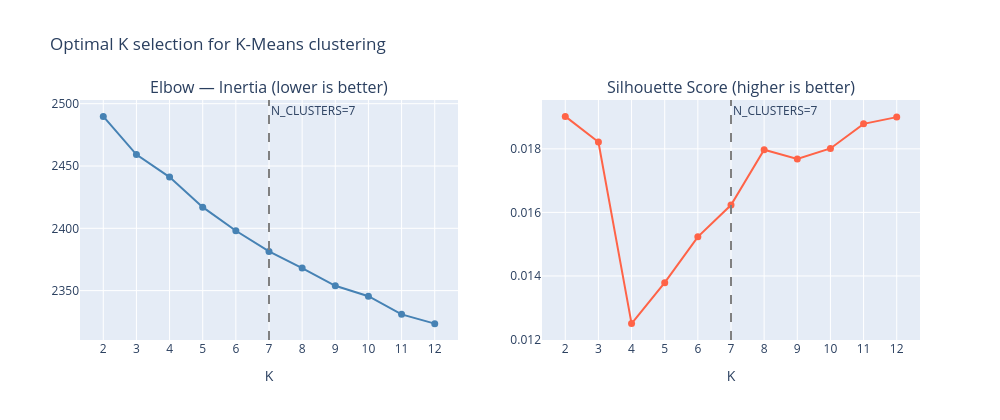

Notebook code for this chart:
### Markdown cell above
## 3.2 Optimal K — Elbow & Silhouette

Before fixing `N_CLUSTERS` we sweep K = 2 … 12 on the L2-normalised vectors and plot two diagnostics:

- **Elbow (inertia)** — within-cluster sum of squares; look for the point where the curve bends and further gains shrink.
- **Silhouette score** — mean similarity of each word to its own cluster vs. the next-best cluster; ranges 0–1, higher is better; pick the peak.

Both charts use the same high-dimensional normalised vectors (not the 2D t-SNE projection) so the K choice is grounded in the actual embedding geometry.

### Code cell
from sklearn.metrics import silhouette_score

K_RANGE = range(2, 13)

vectors_norm_k = normalize(vectors)   # L2-normalise for cosine-like K-Means

inertias    = []
silhouettes = []

for k in K_RANGE:
    km_k = KMeans(n_clusters=k, random_state=42, n_init='auto')
    lbl  = km_k.fit_predict(vectors_norm_k)
    inertias.append(km_k.inertia_)
    silhouettes.append(silhouette_score(vectors_norm_k, lbl, sample_size=1500, random_state=42))
    print(f"  k={k:2d}  inertia={km_k.inertia_:,.0f}  silhouette={silhouettes[-1]:.4f}")

# --- Plot both diagnostics side-by-side ---
import plotly.graph_objects as go
from plotly.subplots import make_subplots

fig_k = make_subplots(rows=1, cols=2,
                      subplot_titles=('Elbow — Inertia (lower is better)',
                                      'Silhouette Score (higher is better)'))

fig_k.add_trace(go.Scatter(x=list(K_RANGE), y=inertias,
                            mode='lines+markers', name='Inertia',
                            line=dict(color='steelblue', width=2),
                            marker=dict(size=7)), row=1, col=1)

fig_k.add_trace(go.Scatter(x=list(K_RANGE), y=silhouettes,
                            mode='lines+markers', name='Silhouette',
                            line=dict(color='tomato', width=2),
                            marker=dict(size=7)), row=1, col=2)

# Mark the chosen N_CLUSTERS on both subplots
for col in [1, 2]:
    fig_k.add_vline(x=N_CLUSTERS, line_dash='dash', line_color='grey',
                    annotation_text=f'N_CLUSTERS={N_CLUSTERS}',
                    annotation_position='top right', row=1, col=col)

fig_k.update_xaxes(title_text='K', dtick=1)
fig_k.update_layout(title_text='Optimal K selection for K-Means clustering',
                    width=1000, height=420, showlegend=False)
fig_k.show()

### Figure 1 — Plotly figure (JSON) as saved in the notebook; plotly's stock layout.template omitted (floating-point values rounded to 4 significant figures)
{"data": [{"line": {"color": "steelblue", "width": 2}, "marker": {"size": 7}, "mode": "lines+markers", "name": "Inertia", "type": "scatter", "x": [2, 3, 4, 5, 6, 7, 8, 9, 10, 11, 12], "xaxis": "x", "y": [2490.0, 2459.0, 2441.0, 2417.0, 2398.0, 2381.0, 2368.0, 2354.0, 2346.0, 2331.0, 2324.0], "yaxis": "y"}, {"line": {"color": "tomato", "width": 2}, "marker": {"size": 7}, "mode": "lines+markers", "name": "Silhouette", "type": "scatter", "x": [2, 3, 4, 5, 6, 7, 8, 9, 10, 11, 12], "xaxis": "x2", "y": [0.01902, 0.01822, 0.0125, 0.01379, 0.01523, 0.01623, 0.01797, 0.01768, 0.01801, 0.01879, 0.019], "yaxis": "y2"}], "layout": {"annotations": [{"font": {"size": 16}, "showarrow": false, "text": "Elbow — Inertia (lower is better)", "x": 0.225, "xanchor": "center", "xref": "paper", "y": 1, "yanchor": "bottom", "yref": "paper"}, {"font": {"size": 16}, "showarrow": false, "text": "Silhouette Score (higher is better)", "x": 0.775, "xanchor": "center", "xref": "paper", "y": 1, "yanchor": "bottom", "yref": "paper"}, {"showarrow": false, "text": "N_CLUSTERS=7", "x": 7, "xanchor": "left", "xref": "x", "y": 1, "yanchor": "top", "yref": "y domain"}, {"showarrow": false, "text": "N_CLUSTERS=7", "x": 7, "xanchor": "left", "xref": "x2", "y": 1, "yanchor": "top", "yref": "y2 domain"}], "height": 420, "shapes": [{"line": {"color": "grey", "dash": "dash"}, "type": "line", "x0": 7, "x1": 7, "xref": "x", "y0": 0, "y1": 1, "yref": "y domain"}, {"line": {"color": "grey", "dash": "dash"}, "type": "line", "x0": 7, "x1": 7, "xref": "x2", "y0": 0, "y1": 1, "yref": "y2 domain"}], "showlegend": false, "title": {"text": "Optimal K selection for K-Means clustering"}, "width": 1000, "xaxis": {"anchor": "y", "domain": [0, 0.45], "dtick": 1, "title": {"text": "K"}}, "xaxis2": {"anchor": "y2", "domain": [0.55, 1], "dtick": 1, "title": {"text": "K"}}, "yaxis": {"anchor": "x", "domain": [0, 1]}, "yaxis2": {"anchor": "x2", "domain": [0, 1]}}}
